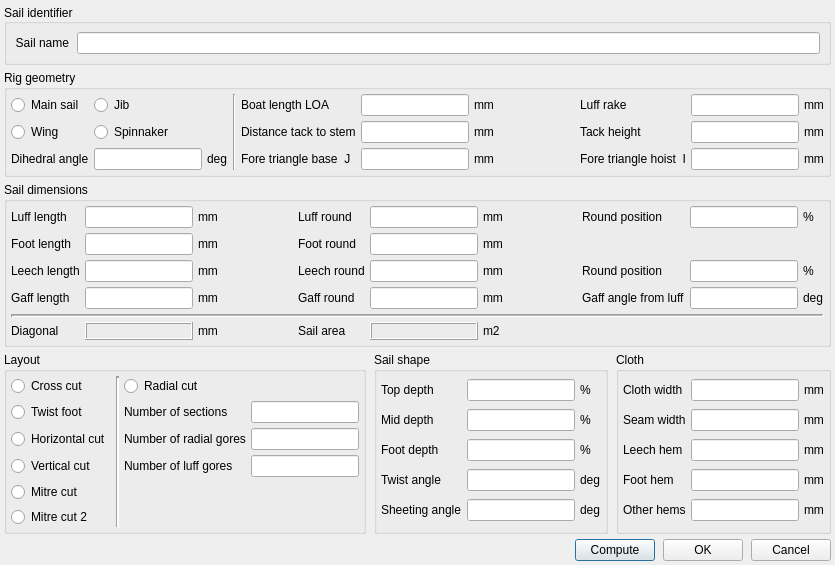
<?xml version="1.0" encoding="UTF-8"?>
<ui version="4.0">
 <class>CFormSailDefBase</class>
 <widget class="QDialog" name="CFormSailDefBase">
  <property name="minimumSize">
   <size>
    <width>740</width>
    <height>550</height>
   </size>
  </property>
  <property name="windowTitle">
   <string>Sail definition</string>
  </property>
  <layout class="QVBoxLayout">
   <property name="spacing">
    <number>5</number>
   </property>
   <property name="leftMargin">
    <number>4</number>
   </property>
   <property name="topMargin">
    <number>4</number>
   </property>
   <property name="rightMargin">
    <number>4</number>
   </property>
   <property name="bottomMargin">
    <number>4</number>
   </property>
   <item>
    <widget class="QGroupBox" name="GroupSailID">
     <property name="title">
      <string>Sail identifier</string>
     </property>
     <property name="alignment">
      <set>Qt::AlignLeading|Qt::AlignLeft|Qt::AlignVCenter</set>
     </property>
     <layout class="QHBoxLayout">
      <item>
       <widget class="QLabel" name="lblSailID">
        <property name="text">
         <string>Sail name</string>
        </property>
        <property name="alignment">
         <set>Qt::AlignRight|Qt::AlignTrailing|Qt::AlignVCenter</set>
        </property>
       </widget>
      </item>
      <item>
       <widget class="QLineEdit" name="txtSailID">
        <property name="alignment">
         <set>Qt::AlignLeading</set>
        </property>
       </widget>
      </item>
     </layout>
    </widget>
   </item>
   <item>
    <widget class="QGroupBox" name="GroupRig">
     <property name="title">
      <string>Rig geometry</string>
     </property>
     <property name="alignment">
      <set>Qt::AlignLeading</set>
     </property>
     <layout class="QGridLayout">
      <property name="leftMargin">
       <number>4</number>
      </property>
      <property name="topMargin">
       <number>4</number>
      </property>
      <property name="rightMargin">
       <number>4</number>
      </property>
      <property name="bottomMargin">
       <number>4</number>
      </property>
      <property name="spacing">
       <number>5</number>
      </property>
      <item row="1" column="0">
       <widget class="QRadioButton" name="radioWing">
        <property name="text">
         <string>Wing</string>
        </property>
       </widget>
      </item>
      <item row="1" column="5">
       <widget class="QLineEdit" name="txtTackDist">
        <property name="alignment">
         <set>Qt::AlignHCenter</set>
        </property>
       </widget>
      </item>
      <item row="2" column="9">
       <widget class="QLineEdit" name="txtTriangHoist">
        <property name="alignment">
         <set>Qt::AlignHCenter</set>
        </property>
       </widget>
      </item>
      <item row="0" column="0">
       <widget class="QRadioButton" name="radioMainSail">
        <property name="text">
         <string>Main sail</string>
        </property>
       </widget>
      </item>
      <item row="2" column="2">
       <widget class="QLabel" name="lbdeg_2_2">
        <property name="text">
         <string>deg</string>
        </property>
       </widget>
      </item>
      <item row="2" column="8">
       <widget class="QLabel" name="lbl5">
        <property name="text">
         <string>Fore triangle hoist  I</string>
        </property>
       </widget>
      </item>
      <item row="2" column="0">
       <widget class="QLabel" name="lbl8">
        <property name="text">
         <string>Dihedral angle</string>
        </property>
       </widget>
      </item>
      <item row="0" column="1" colspan="2">
       <widget class="QRadioButton" name="radioJib">
        <property name="text">
         <string>Jib</string>
        </property>
       </widget>
      </item>
      <item row="1" column="1" colspan="2">
       <widget class="QRadioButton" name="radioSpinnaker">
        <property name="text">
         <string>Spinnaker</string>
        </property>
       </widget>
      </item>
      <item row="2" column="4">
       <widget class="QLabel" name="lbl4">
        <property name="text">
         <string>Fore triangle base  J</string>
        </property>
       </widget>
      </item>
      <item row="0" column="4">
       <widget class="QLabel" name="lbl6">
        <property name="text">
         <string>Boat length LOA</string>
        </property>
       </widget>
      </item>
      <item row="1" column="8">
       <widget class="QLabel" name="lblTackHeight">
        <property name="text">
         <string>Tack height</string>
        </property>
       </widget>
      </item>
      <item row="0" column="8">
       <widget class="QLabel" name="lbl1">
        <property name="text">
         <string>Luff rake</string>
        </property>
       </widget>
      </item>
      <item row="0" column="6">
       <widget class="QLabel" name="lbmm_15">
        <property name="text">
         <string>mm</string>
        </property>
       </widget>
      </item>
      <item row="0" column="5">
       <widget class="QLineEdit" name="txtLOA">
        <property name="alignment">
         <set>Qt::AlignHCenter</set>
        </property>
       </widget>
      </item>
      <item row="2" column="6">
       <widget class="QLabel" name="lbmm_2">
        <property name="text">
         <string>mm</string>
        </property>
       </widget>
      </item>
      <item row="1" column="6">
       <widget class="QLabel" name="lbmm">
        <property name="text">
         <string>mm</string>
        </property>
       </widget>
      </item>
      <item row="1" column="9">
       <widget class="QLineEdit" name="txtTackHeight">
        <property name="alignment">
         <set>Qt::AlignHCenter</set>
        </property>
       </widget>
      </item>
      <item row="2" column="5">
       <widget class="QLineEdit" name="txtTriangBase">
        <property name="alignment">
         <set>Qt::AlignHCenter</set>
        </property>
       </widget>
      </item>
      <item row="1" column="10">
       <widget class="QLabel" name="lbmm_4">
        <property name="text">
         <string>mm</string>
        </property>
       </widget>
      </item>
      <item row="0" column="7">
       <spacer>
        <property name="orientation">
         <enum>Qt::Horizontal</enum>
        </property>
        <property name="sizeType">
         <enum>QSizePolicy::MinimumExpanding</enum>
        </property>
        <property name="sizeHint" stdset="0">
         <size>
          <width>20</width>
          <height>20</height>
         </size>
        </property>
       </spacer>
      </item>
      <item row="0" column="9">
       <widget class="QLineEdit" name="txtRake">
        <property name="alignment">
         <set>Qt::AlignHCenter</set>
        </property>
       </widget>
      </item>
      <item row="0" column="10">
       <widget class="QLabel" name="lbmm_16">
        <property name="text">
         <string>mm</string>
        </property>
       </widget>
      </item>
      <item row="0" column="3" rowspan="3">
       <widget class="Line" name="Line3">
        <property name="frameShape">
         <enum>QFrame::VLine</enum>
        </property>
        <property name="frameShadow">
         <enum>QFrame::Sunken</enum>
        </property>
        <property name="orientation">
         <enum>Qt::Vertical</enum>
        </property>
       </widget>
      </item>
      <item row="2" column="10">
       <widget class="QLabel" name="lbmm_3">
        <property name="text">
         <string>mm</string>
        </property>
       </widget>
      </item>
      <item row="1" column="4">
       <widget class="QLabel" name="lbl3">
        <property name="text">
         <string>Distance tack to stem</string>
        </property>
       </widget>
      </item>
      <item row="2" column="1">
       <widget class="QLineEdit" name="txtDihedral"/>
      </item>
     </layout>
    </widget>
   </item>
   <item>
    <widget class="QGroupBox" name="GroupSail">
     <property name="title">
      <string>Sail dimensions</string>
     </property>
     <layout class="QGridLayout">
      <property name="leftMargin">
       <number>4</number>
      </property>
      <property name="topMargin">
       <number>4</number>
      </property>
      <property name="rightMargin">
       <number>4</number>
      </property>
      <property name="bottomMargin">
       <number>4</number>
      </property>
      <property name="spacing">
       <number>5</number>
      </property>
      <item row="0" column="6">
       <widget class="QLabel" name="lbmm_6">
        <property name="text">
         <string>mm</string>
        </property>
       </widget>
      </item>
      <item row="3" column="0">
       <widget class="QLabel" name="lblGaffLen">
        <property name="text">
         <string>Gaff length</string>
        </property>
       </widget>
      </item>
      <item row="5" column="4">
       <widget class="QLabel" name="lbl45">
        <property name="text">
         <string>Sail area</string>
        </property>
       </widget>
      </item>
      <item row="0" column="8">
       <widget class="QLabel" name="lblLuffRoundPos">
        <property name="text">
         <string>Round position</string>
        </property>
       </widget>
      </item>
      <item row="0" column="3">
       <spacer>
        <property name="orientation">
         <enum>Qt::Horizontal</enum>
        </property>
        <property name="sizeType">
         <enum>QSizePolicy::MinimumExpanding</enum>
        </property>
        <property name="sizeHint" stdset="0">
         <size>
          <width>20</width>
          <height>20</height>
         </size>
        </property>
       </spacer>
      </item>
      <item row="3" column="2">
       <widget class="QLabel" name="lbmm_11">
        <property name="text">
         <string>mm</string>
        </property>
       </widget>
      </item>
      <item row="0" column="7">
       <spacer>
        <property name="orientation">
         <enum>Qt::Horizontal</enum>
        </property>
        <property name="sizeType">
         <enum>QSizePolicy::MinimumExpanding</enum>
        </property>
        <property name="sizeHint" stdset="0">
         <size>
          <width>20</width>
          <height>20</height>
         </size>
        </property>
       </spacer>
      </item>
      <item row="0" column="0">
       <widget class="QLabel" name="lblLuffLen">
        <property name="text">
         <string>Luff length</string>
        </property>
       </widget>
      </item>
      <item row="2" column="10">
       <widget class="QLabel" name="lbpercent_2">
        <property name="text">
         <string>%</string>
        </property>
       </widget>
      </item>
      <item row="2" column="8">
       <widget class="QLabel" name="lblLeechRoundPos">
        <property name="text">
         <string>Round position</string>
        </property>
       </widget>
      </item>
      <item row="2" column="5">
       <widget class="QLineEdit" name="txtLeechRound">
        <property name="alignment">
         <set>Qt::AlignHCenter</set>
        </property>
       </widget>
      </item>
      <item row="2" column="4">
       <widget class="QLabel" name="lblLeechRound">
        <property name="text">
         <string>Leech round</string>
        </property>
       </widget>
      </item>
      <item row="2" column="1">
       <widget class="QLineEdit" name="txtLeechLen">
        <property name="alignment">
         <set>Qt::AlignHCenter</set>
        </property>
       </widget>
      </item>
      <item row="5" column="1">
       <widget class="QLabel" name="lblDiagonal">
        <property name="frameShape">
         <enum>QFrame::Box</enum>
        </property>
        <property name="frameShadow">
         <enum>QFrame::Raised</enum>
        </property>
        <property name="text">
         <string/>
        </property>
        <property name="alignment">
         <set>Qt::AlignCenter</set>
        </property>
       </widget>
      </item>
      <item row="1" column="6">
       <widget class="QLabel" name="lbmm_8">
        <property name="text">
         <string>mm</string>
        </property>
       </widget>
      </item>
      <item row="3" column="5">
       <widget class="QLineEdit" name="txtGaffRound">
        <property name="alignment">
         <set>Qt::AlignHCenter</set>
        </property>
       </widget>
      </item>
      <item row="2" column="0">
       <widget class="QLabel" name="lblLeechLen">
        <property name="text">
         <string>Leech length</string>
        </property>
       </widget>
      </item>
      <item row="0" column="2">
       <widget class="QLabel" name="lbmm_5">
        <property name="text">
         <string>mm</string>
        </property>
       </widget>
      </item>
      <item row="3" column="9">
       <widget class="QLineEdit" name="txtGaffAngle">
        <property name="alignment">
         <set>Qt::AlignHCenter</set>
        </property>
       </widget>
      </item>
      <item row="0" column="9">
       <widget class="QLineEdit" name="txtLuffRoundPos">
        <property name="alignment">
         <set>Qt::AlignHCenter</set>
        </property>
       </widget>
      </item>
      <item row="3" column="6">
       <widget class="QLabel" name="lbmm_12">
        <property name="text">
         <string>mm</string>
        </property>
       </widget>
      </item>
      <item row="3" column="8">
       <widget class="QLabel" name="lblGaffAngle">
        <property name="text">
         <string>Gaff angle from luff</string>
        </property>
       </widget>
      </item>
      <item row="3" column="1">
       <widget class="QLineEdit" name="txtGaffLen">
        <property name="alignment">
         <set>Qt::AlignHCenter</set>
        </property>
       </widget>
      </item>
      <item row="5" column="0">
       <widget class="QLabel" name="lbl46">
        <property name="text">
         <string>Diagonal</string>
        </property>
       </widget>
      </item>
      <item row="1" column="5">
       <widget class="QLineEdit" name="txtFootRound">
        <property name="alignment">
         <set>Qt::AlignHCenter</set>
        </property>
       </widget>
      </item>
      <item row="2" column="6">
       <widget class="QLabel" name="lbmm_10">
        <property name="text">
         <string>mm</string>
        </property>
       </widget>
      </item>
      <item row="1" column="4">
       <widget class="QLabel" name="lblFootRound">
        <property name="text">
         <string>Foot round</string>
        </property>
       </widget>
      </item>
      <item row="3" column="4">
       <widget class="QLabel" name="lblGaffRound">
        <property name="text">
         <string>Gaff round</string>
        </property>
       </widget>
      </item>
      <item row="4" column="0" colspan="11">
       <widget class="Line" name="Line2">
        <property name="frameShape">
         <enum>QFrame::HLine</enum>
        </property>
        <property name="frameShadow">
         <enum>QFrame::Sunken</enum>
        </property>
        <property name="lineWidth">
         <number>2</number>
        </property>
        <property name="midLineWidth">
         <number>1</number>
        </property>
        <property name="orientation">
         <enum>Qt::Horizontal</enum>
        </property>
       </widget>
      </item>
      <item row="0" column="5">
       <widget class="QLineEdit" name="txtLuffRound">
        <property name="alignment">
         <set>Qt::AlignHCenter</set>
        </property>
       </widget>
      </item>
      <item row="5" column="5">
       <widget class="QLabel" name="lblSailArea">
        <property name="frameShape">
         <enum>QFrame::Box</enum>
        </property>
        <property name="frameShadow">
         <enum>QFrame::Raised</enum>
        </property>
        <property name="text">
         <string/>
        </property>
        <property name="alignment">
         <set>Qt::AlignCenter</set>
        </property>
       </widget>
      </item>
      <item row="2" column="9">
       <widget class="QLineEdit" name="txtLeechRoundPos">
        <property name="alignment">
         <set>Qt::AlignHCenter</set>
        </property>
       </widget>
      </item>
      <item row="3" column="10">
       <widget class="QLabel" name="lbdeg_2">
        <property name="text">
         <string>deg</string>
        </property>
       </widget>
      </item>
      <item row="5" column="6">
       <widget class="QLabel" name="lblm2_1">
        <property name="text">
         <string>m2</string>
        </property>
       </widget>
      </item>
      <item row="5" column="2">
       <widget class="QLabel" name="lblmm13">
        <property name="text">
         <string>mm</string>
        </property>
       </widget>
      </item>
      <item row="1" column="1">
       <widget class="QLineEdit" name="txtFootLen">
        <property name="alignment">
         <set>Qt::AlignHCenter</set>
        </property>
       </widget>
      </item>
      <item row="0" column="1">
       <widget class="QLineEdit" name="txtLuffLen">
        <property name="alignment">
         <set>Qt::AlignHCenter</set>
        </property>
       </widget>
      </item>
      <item row="0" column="10">
       <widget class="QLabel" name="lbpercent">
        <property name="text">
         <string>%</string>
        </property>
       </widget>
      </item>
      <item row="0" column="4">
       <widget class="QLabel" name="lblLuffRound">
        <property name="text">
         <string>Luff round</string>
        </property>
       </widget>
      </item>
      <item row="1" column="2">
       <widget class="QLabel" name="lbmm_7">
        <property name="text">
         <string>mm</string>
        </property>
       </widget>
      </item>
      <item row="2" column="2">
       <widget class="QLabel" name="lbmm_9">
        <property name="text">
         <string>mm</string>
        </property>
       </widget>
      </item>
      <item row="1" column="0">
       <widget class="QLabel" name="lblFootLen">
        <property name="text">
         <string>Foot length</string>
        </property>
       </widget>
      </item>
     </layout>
    </widget>
   </item>
   <item>
    <layout class="QHBoxLayout" name="hrzBottom">
     <item>
      <widget class="QGroupBox" name="GroupLayout">
       <property name="title">
        <string>Layout</string>
       </property>
       <layout class="QGridLayout">
        <property name="leftMargin">
         <number>4</number>
        </property>
        <property name="topMargin">
         <number>4</number>
        </property>
        <property name="rightMargin">
         <number>4</number>
        </property>
        <property name="bottomMargin">
         <number>4</number>
        </property>
        <property name="spacing">
         <number>5</number>
        </property>
        <item row="0" column="0">
         <widget class="QRadioButton" name="radioCross">
          <property name="text">
           <string>Cross cut</string>
          </property>
         </widget>
        </item>
        <item row="1" column="0">
         <widget class="QRadioButton" name="radioTwist">
          <property name="text">
           <string>Twist foot</string>
          </property>
         </widget>
        </item>
        <item row="1" column="2">
         <widget class="QLabel" name="TextLabel1">
          <property name="text">
           <string>Number of sections</string>
          </property>
         </widget>
        </item>
        <item row="2" column="3">
         <widget class="QLineEdit" name="txtGores">
          <property name="alignment">
           <set>Qt::AlignHCenter</set>
          </property>
         </widget>
        </item>
        <item row="3" column="3">
         <widget class="QLineEdit" name="txtLuffGores">
          <property name="alignment">
           <set>Qt::AlignHCenter</set>
          </property>
         </widget>
        </item>
        <item row="2" column="2">
         <widget class="QLabel" name="TextLabel2">
          <property name="text">
           <string>Number of radial gores</string>
          </property>
         </widget>
        </item>
        <item row="3" column="2">
         <widget class="QLabel" name="TextLabel3">
          <property name="text">
           <string>Number of luff gores</string>
          </property>
         </widget>
        </item>
        <item row="2" column="0">
         <widget class="QRadioButton" name="radioHorizontal">
          <property name="text">
           <string>Horizontal cut</string>
          </property>
         </widget>
        </item>
        <item row="3" column="0">
         <widget class="QRadioButton" name="radioVertical">
          <property name="text">
           <string>Vertical cut</string>
          </property>
         </widget>
        </item>
        <item row="0" column="1" rowspan="6">
         <widget class="Line" name="Line7">
          <property name="frameShape">
           <enum>QFrame::VLine</enum>
          </property>
          <property name="frameShadow">
           <enum>QFrame::Sunken</enum>
          </property>
          <property name="lineWidth">
           <number>2</number>
          </property>
          <property name="orientation">
           <enum>Qt::Vertical</enum>
          </property>
         </widget>
        </item>
        <item row="0" column="2">
         <widget class="QRadioButton" name="radioRadial">
          <property name="text">
           <string>Radial cut</string>
          </property>
         </widget>
        </item>
        <item row="1" column="3">
         <widget class="QLineEdit" name="txtSections">
          <property name="alignment">
           <set>Qt::AlignHCenter</set>
          </property>
         </widget>
        </item>
        <item row="4" column="0">
         <widget class="QRadioButton" name="radioMitre">
          <property name="text">
           <string>Mitre cut</string>
          </property>
         </widget>
        </item>
        <item row="5" column="0">
         <widget class="QRadioButton" name="radioMitre2">
          <property name="text">
           <string>Mitre cut 2</string>
          </property>
         </widget>
        </item>
        <item row="4" column="2" rowspan="2">
         <spacer>
          <property name="orientation">
           <enum>Qt::Vertical</enum>
          </property>
          <property name="sizeHint" stdset="0">
           <size>
            <width>20</width>
            <height>20</height>
           </size>
          </property>
         </spacer>
        </item>
       </layout>
      </widget>
     </item>
     <item>
      <widget class="QGroupBox" name="GroupShape">
       <property name="title">
        <string>Sail shape</string>
       </property>
       <layout class="QGridLayout">
        <property name="leftMargin">
         <number>4</number>
        </property>
        <property name="topMargin">
         <number>4</number>
        </property>
        <property name="rightMargin">
         <number>4</number>
        </property>
        <property name="bottomMargin">
         <number>4</number>
        </property>
        <property name="spacing">
         <number>5</number>
        </property>
        <item row="0" column="2">
         <widget class="QLabel" name="lbpercent_3">
          <property name="text">
           <string>%</string>
          </property>
         </widget>
        </item>
        <item row="1" column="2">
         <widget class="QLabel" name="lbpercent_4">
          <property name="text">
           <string>%</string>
          </property>
         </widget>
        </item>
        <item row="0" column="1">
         <widget class="QLineEdit" name="txtTopDepth">
          <property name="alignment">
           <set>Qt::AlignHCenter</set>
          </property>
         </widget>
        </item>
        <item row="1" column="1">
         <widget class="QLineEdit" name="txtMidDepth">
          <property name="alignment">
           <set>Qt::AlignHCenter</set>
          </property>
         </widget>
        </item>
        <item row="2" column="2">
         <widget class="QLabel" name="lbpercent_5">
          <property name="text">
           <string>%</string>
          </property>
         </widget>
        </item>
        <item row="2" column="1">
         <widget class="QLineEdit" name="txtFootDepth">
          <property name="alignment">
           <set>Qt::AlignHCenter</set>
          </property>
         </widget>
        </item>
        <item row="0" column="0">
         <widget class="QLabel" name="lblTopDepth">
          <property name="text">
           <string>Top depth</string>
          </property>
         </widget>
        </item>
        <item row="1" column="0">
         <widget class="QLabel" name="lblMidDepth">
          <property name="text">
           <string>Mid depth</string>
          </property>
         </widget>
        </item>
        <item row="2" column="0">
         <widget class="QLabel" name="lblFootDepth">
          <property name="text">
           <string>Foot depth</string>
          </property>
         </widget>
        </item>
        <item row="3" column="1">
         <widget class="QLineEdit" name="txtTwistAngle">
          <property name="alignment">
           <set>Qt::AlignHCenter</set>
          </property>
         </widget>
        </item>
        <item row="4" column="1">
         <widget class="QLineEdit" name="txtSheetAngle">
          <property name="alignment">
           <set>Qt::AlignHCenter</set>
          </property>
         </widget>
        </item>
        <item row="3" column="0">
         <widget class="QLabel" name="lblTwistAngle">
          <property name="text">
           <string>Twist angle</string>
          </property>
         </widget>
        </item>
        <item row="4" column="0">
         <widget class="QLabel" name="lblSheetAngle">
          <property name="text">
           <string>Sheeting angle</string>
          </property>
         </widget>
        </item>
        <item row="3" column="2">
         <widget class="QLabel" name="lbdeg_3">
          <property name="text">
           <string>deg</string>
          </property>
         </widget>
        </item>
        <item row="4" column="2">
         <widget class="QLabel" name="lbdeg_4">
          <property name="text">
           <string>deg</string>
          </property>
         </widget>
        </item>
       </layout>
      </widget>
     </item>
     <item>
      <widget class="QGroupBox" name="GroupCloth">
       <property name="title">
        <string>Cloth</string>
       </property>
       <layout class="QGridLayout">
        <property name="leftMargin">
         <number>4</number>
        </property>
        <property name="topMargin">
         <number>4</number>
        </property>
        <property name="rightMargin">
         <number>4</number>
        </property>
        <property name="bottomMargin">
         <number>4</number>
        </property>
        <property name="spacing">
         <number>5</number>
        </property>
        <item row="3" column="1">
         <widget class="QLineEdit" name="txtFootHemWidth">
          <property name="alignment">
           <set>Qt::AlignHCenter</set>
          </property>
         </widget>
        </item>
        <item row="4" column="1">
         <widget class="QLineEdit" name="txtHemsWidth">
          <property name="alignment">
           <set>Qt::AlignHCenter</set>
          </property>
         </widget>
        </item>
        <item row="4" column="0">
         <widget class="QLabel" name="lblHemsWidth">
          <property name="text">
           <string>Other hems</string>
          </property>
         </widget>
        </item>
        <item row="3" column="0">
         <widget class="QLabel" name="lblInnerWidth">
          <property name="text">
           <string>Foot hem</string>
          </property>
         </widget>
        </item>
        <item row="0" column="2">
         <widget class="QLabel" name="lbmm_60">
          <property name="text">
           <string>mm</string>
          </property>
         </widget>
        </item>
        <item row="1" column="2">
         <widget class="QLabel" name="lbmm_61">
          <property name="text">
           <string>mm</string>
          </property>
         </widget>
        </item>
        <item row="2" column="2">
         <widget class="QLabel" name="lbmm_62">
          <property name="text">
           <string>mm</string>
          </property>
         </widget>
        </item>
        <item row="2" column="1">
         <widget class="QLineEdit" name="txtLeechHemWidth">
          <property name="alignment">
           <set>Qt::AlignHCenter</set>
          </property>
         </widget>
        </item>
        <item row="0" column="0">
         <widget class="QLabel" name="lblClothWidth">
          <property name="text">
           <string>Cloth width</string>
          </property>
         </widget>
        </item>
        <item row="2" column="0">
         <widget class="QLabel" name="lblLeechHemWidth">
          <property name="text">
           <string>Leech hem</string>
          </property>
         </widget>
        </item>
        <item row="1" column="0">
         <widget class="QLabel" name="lblSeamWidth">
          <property name="text">
           <string>Seam width</string>
          </property>
         </widget>
        </item>
        <item row="1" column="1">
         <widget class="QLineEdit" name="txtSeamWidth">
          <property name="alignment">
           <set>Qt::AlignHCenter</set>
          </property>
         </widget>
        </item>
        <item row="0" column="1">
         <widget class="QLineEdit" name="txtClothWidth">
          <property name="alignment">
           <set>Qt::AlignHCenter</set>
          </property>
         </widget>
        </item>
        <item row="3" column="2">
         <widget class="QLabel" name="lbmm_63">
          <property name="text">
           <string>mm</string>
          </property>
         </widget>
        </item>
        <item row="4" column="2">
         <widget class="QLabel" name="lbmm_64">
          <property name="text">
           <string>mm</string>
          </property>
         </widget>
        </item>
       </layout>
      </widget>
     </item>
    </layout>
   </item>
   <item>
    <layout class="QHBoxLayout" name="horizontalLayout">
     <item>
      <spacer>
       <property name="orientation">
        <enum>Qt::Horizontal</enum>
       </property>
       <property name="sizeType">
        <enum>QSizePolicy::Expanding</enum>
       </property>
       <property name="sizeHint" stdset="0">
        <size>
         <width>20</width>
         <height>20</height>
        </size>
       </property>
      </spacer>
     </item>
     <item>
      <widget class="QPushButton" name="btnCompute">
       <property name="text">
        <string>Compute</string>
       </property>
      </widget>
     </item>
     <item>
      <widget class="QPushButton" name="btnOK">
       <property name="focusPolicy">
        <enum>Qt::StrongFocus</enum>
       </property>
       <property name="text">
        <string>OK</string>
       </property>
      </widget>
     </item>
     <item>
      <widget class="QPushButton" name="btnCancel">
       <property name="text">
        <string>Cancel</string>
       </property>
      </widget>
     </item>
    </layout>
   </item>
  </layout>
 </widget>
 <layoutdefault spacing="8" margin="8"/>
 <tabstops>
  <tabstop>radioMainSail</tabstop>
  <tabstop>radioJib</tabstop>
  <tabstop>txtLOA</tabstop>
  <tabstop>txtTriangBase</tabstop>
  <tabstop>txtTriangHoist</tabstop>
  <tabstop>txtTackDist</tabstop>
  <tabstop>txtTackHeight</tabstop>
  <tabstop>txtRake</tabstop>
  <tabstop>txtSailID</tabstop>
  <tabstop>txtLuffLen</tabstop>
  <tabstop>txtFootLen</tabstop>
  <tabstop>txtLeechLen</tabstop>
  <tabstop>txtGaffLen</tabstop>
  <tabstop>txtLuffRound</tabstop>
  <tabstop>txtFootRound</tabstop>
  <tabstop>txtLeechRound</tabstop>
  <tabstop>txtGaffRound</tabstop>
  <tabstop>txtLuffRoundPos</tabstop>
  <tabstop>txtLeechRoundPos</tabstop>
  <tabstop>txtGaffAngle</tabstop>
  <tabstop>btnCompute</tabstop>
  <tabstop>radioCross</tabstop>
  <tabstop>radioTwist</tabstop>
  <tabstop>radioHorizontal</tabstop>
  <tabstop>radioVertical</tabstop>
  <tabstop>radioMitre</tabstop>
  <tabstop>radioRadial</tabstop>
  <tabstop>txtSections</tabstop>
  <tabstop>txtGores</tabstop>
  <tabstop>txtLuffGores</tabstop>
  <tabstop>txtTopDepth</tabstop>
  <tabstop>txtMidDepth</tabstop>
  <tabstop>txtFootDepth</tabstop>
  <tabstop>txtTwistAngle</tabstop>
  <tabstop>txtSheetAngle</tabstop>
  <tabstop>txtClothWidth</tabstop>
  <tabstop>txtSeamWidth</tabstop>
  <tabstop>txtLeechHemWidth</tabstop>
  <tabstop>txtHemsWidth</tabstop>
  <tabstop>btnOK</tabstop>
  <tabstop>btnCancel</tabstop>
 </tabstops>
 <resources/>
 <connections/>
</ui>
